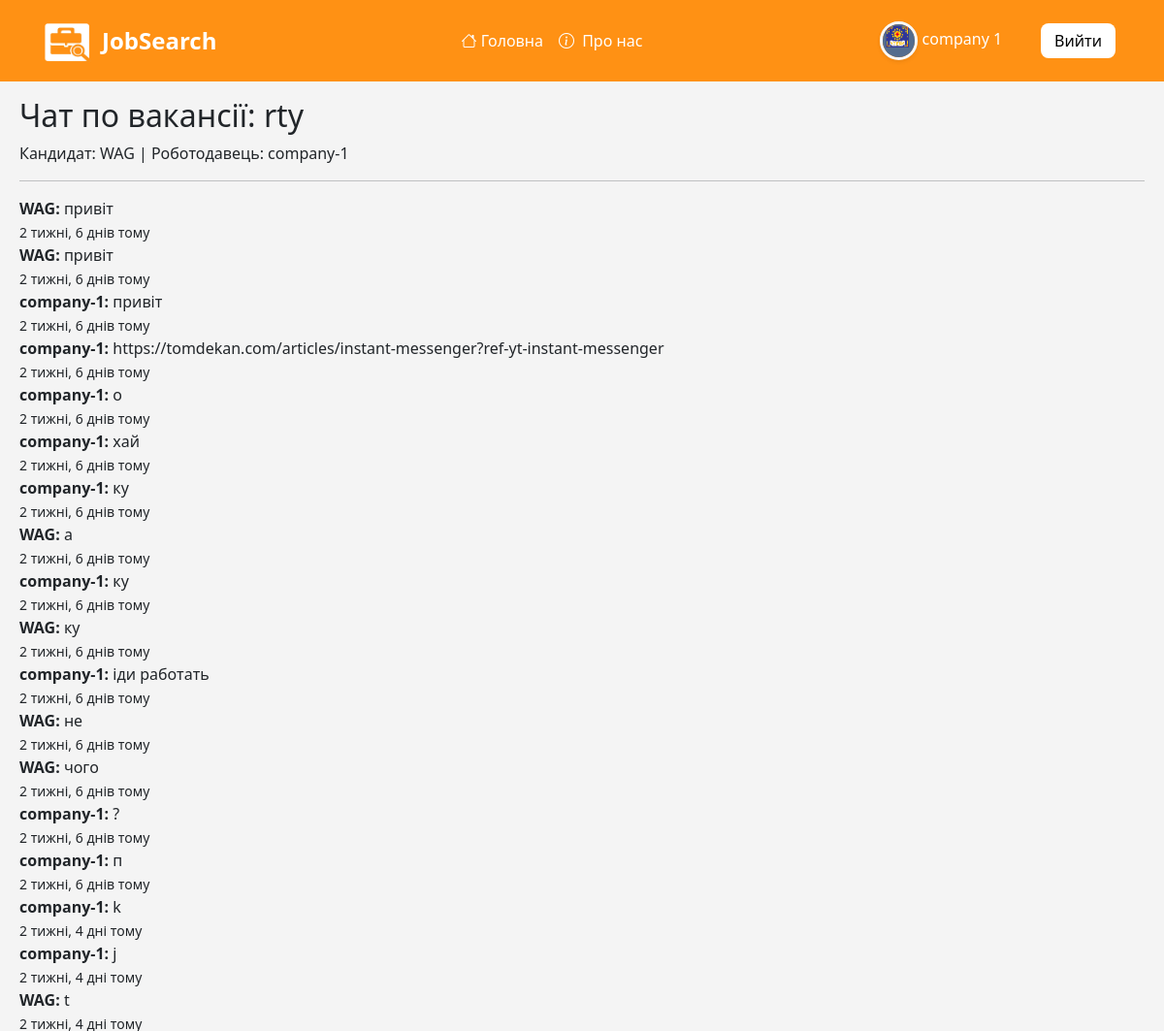
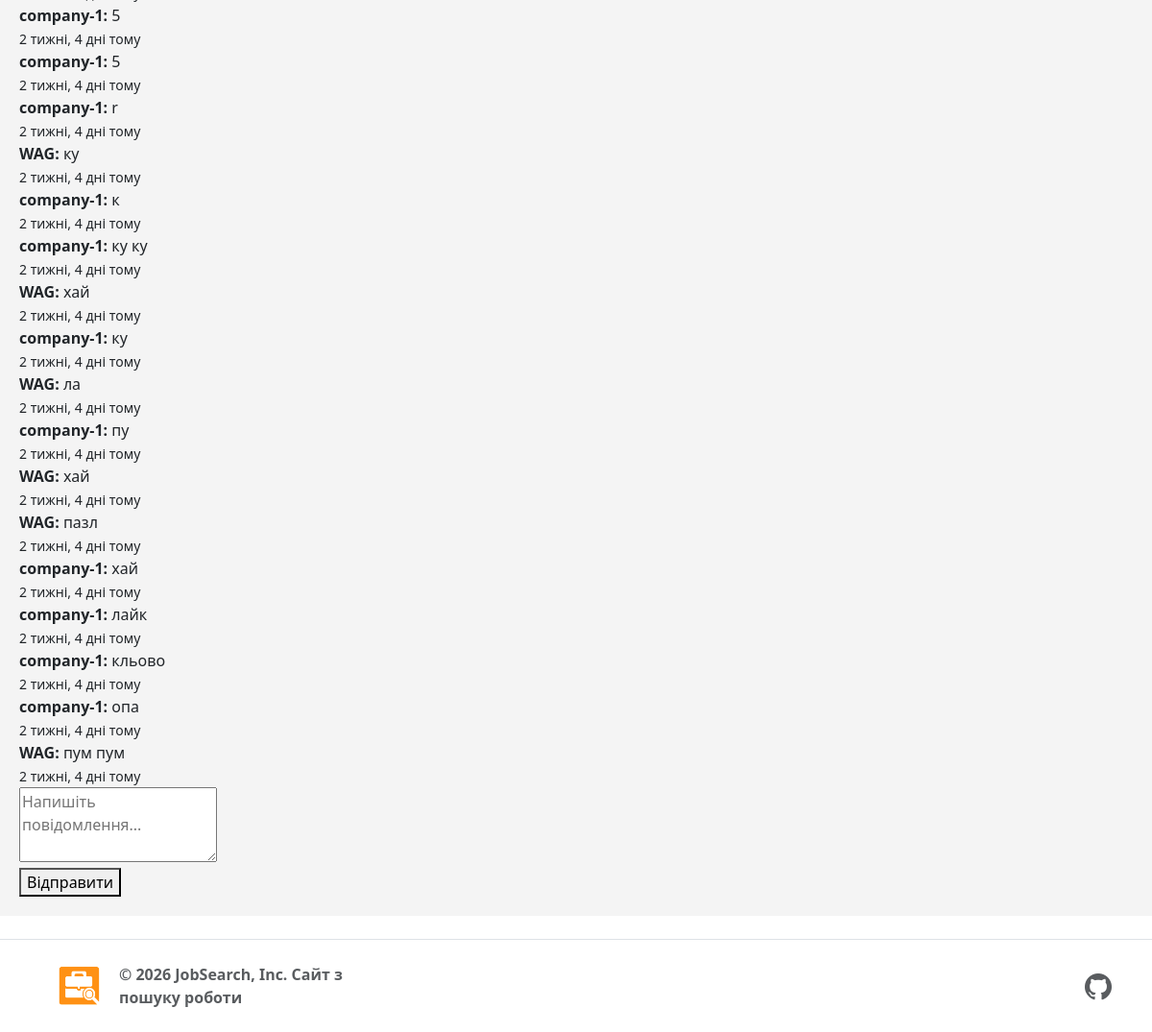
/chat/37/ (signed in), run on the app's committed database (2 pictures, top to bottom).
### auth_system/models.py (models this page shows, shortened)
class EmployerProfile(models.Model):
    TYPES_CHOICES = (
        ('private', 'Приватна особа'),
        ('company', 'Компанія'),
    )
    user = models.OneToOneField(User, on_delete=models.CASCADE, related_name='employer')
    employer_type = models.CharField(max_length=10, choices=TYPES_CHOICES, default='private')#тип роботодавця
    name_company = models.CharField(max_length=20)#назва компанії
    email = models.EmailField(max_length=254, blank=True, null=True)
    role = models.CharField(choices=ROLE_CHOICES, max_length=20, default='Employer')#роль
    description = models.TextField()#опис
    logo = models.ImageField(upload_to='company_logos/', blank=True, null=True)#логотип
    referral_company = models.ForeignKey('project.Category', on_delete=models.SET_NULL, null=True)#направлення компаній
    hq_location = models.CharField(max_length=255, blank=True, null=True, verbose_name="Головний офіс (Місто, Країна)")
    website = models.URLField(max_length=200, null=True, blank=True)#посилання на сайт компаній
    @property
    def img_logo(self):
        if self.employer_type == 'company':
            if self.logo:
                return self.logo.url
            else:
                return '/static/image/e-logo.png'
        else:
            return '/static/image/i-logo.png'

### project/models.py (models this page shows, shortened)
class Application(models.Model):
    STATUS_CHOICES = (
        ('under_review', 'На розгляді'),
        ('reject', 'Відхилено'),
        ('accepted', 'Прийнято'),
    )
    author = models.ForeignKey(User, on_delete=models.CASCADE, related_name="applications")
    vacancy = models.ForeignKey(Vacancy, on_delete=models.CASCADE, related_name="applications")
    resume = models.ForeignKey(Resume, on_delete=models.SET_NULL, null=True, blank=True)
    res_file = models.FileField(upload_to='application_docs/', null=True, blank=True) # Ось воно!
    created_at = models.DateTimeField(auto_now_add=True, null=True, blank=True)
    status = models.CharField(choices=STATUS_CHOICES, max_length=50, default='under_review')
    class Meta:
        constraints = [
            models.UniqueConstraint(fields=['author', 'vacancy'], name='unique_user_application')
        ]
        ordering = ['-created_at']

class Vacancy(models.Model):
    title = models.CharField(max_length=256)#Заголовок
    description = models.TextField()#опис
    description1 = models.TextField(null=True, blank=True)#опис
    description2 = models.TextField(null=True, blank=True)#опис
    link = models.URLField(max_length=500, null=True, blank=True)
    company = models.ForeignKey(EmployerProfile, on_delete=models.CASCADE, related_name="vacancies")
    image = models.ImageField(upload_to='vacancies/images/',  null=True, blank=True)
    price_start = models.DecimalField(max_digits=10, decimal_places=2, null=True, blank=True)
    price_end = models.DecimalField(max_digits=10, decimal_places=2, null=True, blank=True)
    category = models.ForeignKey(Category, on_delete=models.SET_NULL, null=True)
    employment_type = models.CharField(max_length=20, choices=EMPLOYMENT_CHOICES, default='full_time', verbose_name="Тип зайнятості")
    work_format = models.CharField(max_length=20, choices=WORK_FORMAT_CHOICES, default='office', verbose_name="Формат роботи")
    experience = models.CharField(max_length=20, choices=EXPERIENCE_CHOICES, default='no_experience', verbose_name="Досвід роботи")
    city = models.ForeignKey(City, on_delete=models.SET_NULL, related_name="vacancies", null=True)
    street = models.CharField(max_length=255, verbose_name="Вулиця")
    house_number = models.CharField(max_length=20, blank=True, null=True, verbose_name="Будинок / Офіс")
    date = models.DateTimeField(auto_now_add=True)#дата створення
    updated_at = models.DateTimeField(auto_now=True, verbose_name="Дата оновлення")
    class Meta:
        ordering = ['-date']

### chat/models.py (models this page shows)
class ChatMessage(models.Model):
    chat = models.ForeignKey(Chat, on_delete=models.CASCADE, related_name="messages")
    sender = models.ForeignKey(User, on_delete=models.CASCADE)
    content = models.TextField()
    is_read = models.BooleanField(default=False) # Щоб бачити нові повідомлення
    created_at = models.DateTimeField(auto_now_add=True)
    class Meta:
        ordering = ['created_at'] # Щоб повідомлення йшли по порядку

### chat/views.py (the view)
# urls.py: path("<int:application_id>/", views.chatroom, name="chat_room"),
@login_required
def chatroom(request, application_id):
    application = get_object_or_404(Application, id=application_id)
    chat, created = Chat.objects.get_or_create(application=application)
    is_candidate = (request.user == application.author)
    is_employer = (request.user == application.vacancy.company.user)
    if not (is_candidate or is_employer):
        return redirect('homepage')
    messages_history = chat.messages.all()
    messages_history.filter(is_read=False).exclude(sender=request.user).update(is_read=True)
    context = {
        "chat": chat,
        "application": application,
        "user_messages": messages_history,
        "application_id": application_id
    }
    return render(request, "chat_vac/chatroom.html", context)

### templates/chat_vac/chatroom.html (shortened to what this page needs)
{% extends 'base.html' %}
{% load humanize %}
{% block content %}
<div style="padding: 20px;">
    <h2>Чат по вакансії: {{ application.vacancy.title }}</h2>
    <p>Кандидат: {{ application.author.username }} | Роботодавець: {{ application.vacancy.company.user.username }}</p>
    <hr>
    <div id="chat-panel" >
        {% for msg in user_messages %}
            <div class="msg" >
                <div >
                    <strong>{{ msg.sender.username }}:</strong>
                    <span>{{ msg.content }}</span>
                    <br>
                    <small>{{ msg.created_at|naturaltime }}</small>
                </div>
            </div>
        {% endfor %}
    </div>
    <div id="input-area">
        <textarea id="message-input" rows="3" placeholder="Напишіть повідомлення..."></textarea>
        <br>
        <button id="message-send-btn" >Відправити</button>
    </div>
</div>
{% endblock %}

### templates/base.html (shortened to what this page needs)
<!DOCTYPE html>
{% load static %}
<html lang="en">
<head>
    <link href="https://cdn.jsdelivr.net/npm/bootstrap@5.3.8/dist/css/bootstrap.min.css" rel="stylesheet">
    <link rel="stylesheet" href="https://cdn.jsdelivr.net/npm/bootstrap-icons@1.11.1/font/bootstrap-icons.css">
    <link rel="stylesheet" href="{% static 'css/stayle.css' %}">
</head>
<body>
    <header class="p-3 bac-color">
        <div class="container">
            <div class="d-flex flex-wrap align-items-center justify-content-between">
                <div class="d-flex align-items-center mb-2 mb-lg-0">
                    <a href="/" class="me-2 d-flex align-items-center text-decoration-none">
                        <img src="{% static 'image/s-logo.png' %}" alt="Logo" width="55" height="50" class="me-2">
                        <h3 class="fw-bold text-white mb-0" style="font-size: 1.5rem; ">JobSearch</h3>
                    </a>
                </div>
                <ul class="nav col-12 col-lg-auto justify-content-center mb-md-0 mx-lg-auto align-items-center">
                    <li><a href="{% url 'job_list'%}" class="nav-link px-2 text-white"><i class="bi bi-house"></i> Головна</a></li>
                    <li><a href="{% url 'job_site'%}" class="nav-link px-2 text-white"><i class="bi bi-info-circle me-1"></i> Про нас</a></li>
                </ul>
                <div class="text-end">
                {% if user.is_authenticated %}
                    {% if user.employer.name_company %}
                        <a class="nav-link text-white me-3" href="{% url 'job_company' %}">
                            <img src="{{ user.employer.img_logo }}"
                             alt="Аватар"
                             class="rounded-circle img-fluid border border-3 border-light shadow-sm"
                             style="max-width: 40px; height: 40px; object-fit: cover;">
                             {{ user.employer.name_company }}
                    {% endif %}
                </div>
                <div class="text-end m-2">
                    <a href="{% url 'logout' %}" class="btn-exit">
                        Вийти
                    </a>
                </div>
                {% else %}
                <div class="text-end">
                    <a href="{% url 'job_login' %}" class=" btn-yo">Увійти</a>
                    <a href="{% url 'signup_cho' %}" class=" btn-regi">Зареєструватися</a>
                </div>
                {% endif %}
            </div>
        </div>
    </header>
    <main>
        {% block content %}
        {% endblock %}
    </main>
    <footer class="d-flex flex-wrap justify-content-between align-items-center py-4 my-4 border-top">
        <div class="container d-flex flex-wrap justify-content-between align-items-center">
            <div class="col-md-4 d-flex align-items-center gap-2">
            <a href="/" class="mb-3 me-2 mb-md-0 text-body-secondary text-decoration-none lh-1" aria-label="Bootstrap">
                <a href="/">
                    <img src="{% static 'image/logo-s.png' %}" alt="Фото шапки" width="50" height="45" >
                </a>
            </a>
            <span class="mb-3 mb-md-0 text-body-secondary fw-semibold ms-2">© 2026 JobSearch, Inc. Сайт з пошуку роботи</span>
            </div>
        <ul class="nav col-md-4 justify-content-end list-unstyled d-flex mb-0">
            <li class="ms-3">
                <a class="text-body-secondary " href="https://github.com/vadimanceglov-afk/job_search_site">
                    <i class="bi bi-github fs-3"></i>
                </a>
            </li>
        </ul>
        </div>
    </footer>
</body>
</html>

### static/css/stayle.css (style rules this page uses)
header { position: fixed; top: 0; z-index: 1000; width: 100%; }
html, body { height: 100%; margin: 0; }
body { display: flex; flex-direction: column; min-height: 100vh; }
main { padding-top: 80px; flex: 1; background: rgba(236, 236, 236, 0.593); }
.bac-color { background-color: #ff9114; }
.btn-exit { display: inline-block; padding: 6px 14px; background-color: white; color: black; border-radius: 8px; text-decoration: none; font-weight: 500; border: none; cursor: pointer; text-align: center; }

### data on the page
Application: vacancy "rty", author.username "WAG", vacancy.company.user.username "company-1"
ChatMessage: sender.username "WAG", content "привіт", created_at "2 тижні, 6 днів тому"
ChatMessage: sender.username "WAG", content "привіт", created_at "2 тижні, 6 днів тому"
ChatMessage: sender.username "company-1", content "привіт", created_at "2 тижні, 6 днів тому"
ChatMessage: sender.username "company-1", content "https://tomdekan.com/articles/instant-messenger?ref-yt-instant-messenger", created_at "2 тижні, 6 днів тому"
ChatMessage: sender.username "company-1", content "о", created_at "2 тижні, 6 днів тому"
ChatMessage: sender.username "company-1", content "хай", created_at "2 тижні, 6 днів тому"
ChatMessage: sender.username "company-1", content "ку", created_at "2 тижні, 6 днів тому"
ChatMessage: sender.username "WAG", content "а", created_at "2 тижні, 6 днів тому"
ChatMessage: sender.username "company-1", content "ку", created_at "2 тижні, 6 днів тому"
ChatMessage: sender.username "WAG", content "ку", created_at "2 тижні, 6 днів тому"
ChatMessage: sender.username "company-1", content "іди работать", created_at "2 тижні, 6 днів тому"
ChatMessage: sender.username "WAG", content "не", created_at "2 тижні, 6 днів тому"
ChatMessage: sender.username "WAG", content "чого", created_at "2 тижні, 6 днів тому"
ChatMessage: sender.username "company-1", content "?", created_at "2 тижні, 6 днів тому"
ChatMessage: sender.username "company-1", content "п", created_at "2 тижні, 6 днів тому"
ChatMessage: sender.username "company-1", content "k", created_at "2 тижні, 4 дні тому"
ChatMessage: sender.username "company-1", content "j", created_at "2 тижні, 4 дні тому"
ChatMessage: sender.username "WAG", content "t", created_at "2 тижні, 4 дні тому"
ChatMessage: sender.username "company-1", content "5", created_at "2 тижні, 4 дні тому"
ChatMessage: sender.username "company-1", content "5", created_at "2 тижні, 4 дні тому"
ChatMessage: sender.username "company-1", content "r", created_at "2 тижні, 4 дні тому"
ChatMessage: sender.username "WAG", content "ку", created_at "2 тижні, 4 дні тому"
ChatMessage: sender.username "company-1", content "к", created_at "2 тижні, 4 дні тому"
ChatMessage: sender.username "company-1", content "ку ку", created_at "2 тижні, 4 дні тому"
ChatMessage: sender.username "WAG", content "хай", created_at "2 тижні, 4 дні тому"
ChatMessage: sender.username "company-1", content "ку", created_at "2 тижні, 4 дні тому"
ChatMessage: sender.username "WAG", content "ла", created_at "2 тижні, 4 дні тому"
ChatMessage: sender.username "company-1", content "пу", created_at "2 тижні, 4 дні тому"
ChatMessage: sender.username "WAG", content "хай", created_at "2 тижні, 4 дні тому"
ChatMessage: sender.username "WAG", content "пазл", created_at "2 тижні, 4 дні тому"
ChatMessage: sender.username "company-1", content "хай", created_at "2 тижні, 4 дні тому"
ChatMessage: sender.username "company-1", content "лайк", created_at "2 тижні, 4 дні тому"
ChatMessage: sender.username "company-1", content "кльово", created_at "2 тижні, 4 дні тому"
ChatMessage: sender.username "company-1", content "опа", created_at "2 тижні, 4 дні тому"
ChatMessage: sender.username "WAG", content "пум пум", created_at "2 тижні, 4 дні тому"

### other printed values
{{ user.employer.name_company }} "company 1"
